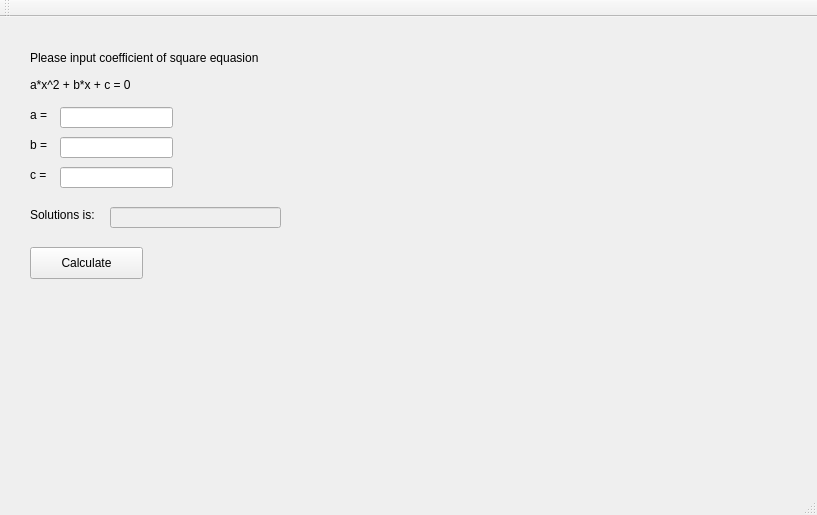
<?xml version="1.0" encoding="UTF-8"?>
<ui version="4.0">
 <class>MainWindow</class>
 <widget class="QMainWindow" name="MainWindow">
  <property name="geometry">
   <rect>
    <x>0</x>
    <y>0</y>
    <width>817</width>
    <height>515</height>
   </rect>
  </property>
  <property name="windowTitle">
   <string>MainWindow</string>
  </property>
  <widget class="QWidget" name="centralWidget">
   <widget class="QLabel" name="label">
    <property name="geometry">
     <rect>
      <x>30</x>
      <y>30</y>
      <width>271</width>
      <height>21</height>
     </rect>
    </property>
    <property name="text">
     <string>Please input coefficient of square equasion</string>
    </property>
   </widget>
   <widget class="QLabel" name="label_2">
    <property name="geometry">
     <rect>
      <x>30</x>
      <y>60</y>
      <width>121</width>
      <height>16</height>
     </rect>
    </property>
    <property name="text">
     <string>a*x^2 + b*x + c = 0</string>
    </property>
   </widget>
   <widget class="QLabel" name="label_3">
    <property name="geometry">
     <rect>
      <x>30</x>
      <y>90</y>
      <width>31</width>
      <height>16</height>
     </rect>
    </property>
    <property name="text">
     <string>a =</string>
    </property>
   </widget>
   <widget class="QLabel" name="label_4">
    <property name="geometry">
     <rect>
      <x>30</x>
      <y>120</y>
      <width>31</width>
      <height>16</height>
     </rect>
    </property>
    <property name="text">
     <string>b =</string>
    </property>
   </widget>
   <widget class="QLabel" name="label_5">
    <property name="geometry">
     <rect>
      <x>30</x>
      <y>150</y>
      <width>31</width>
      <height>16</height>
     </rect>
    </property>
    <property name="text">
     <string>c =</string>
    </property>
   </widget>
   <widget class="QLineEdit" name="input_a">
    <property name="geometry">
     <rect>
      <x>60</x>
      <y>90</y>
      <width>113</width>
      <height>21</height>
     </rect>
    </property>
   </widget>
   <widget class="QLineEdit" name="input_b">
    <property name="geometry">
     <rect>
      <x>60</x>
      <y>120</y>
      <width>113</width>
      <height>21</height>
     </rect>
    </property>
   </widget>
   <widget class="QLineEdit" name="input_c">
    <property name="geometry">
     <rect>
      <x>60</x>
      <y>150</y>
      <width>113</width>
      <height>21</height>
     </rect>
    </property>
   </widget>
   <widget class="QLabel" name="label_7">
    <property name="geometry">
     <rect>
      <x>30</x>
      <y>190</y>
      <width>81</width>
      <height>16</height>
     </rect>
    </property>
    <property name="text">
     <string>Solutions is:</string>
    </property>
   </widget>
   <widget class="QLineEdit" name="solutions">
    <property name="enabled">
     <bool>false</bool>
    </property>
    <property name="geometry">
     <rect>
      <x>110</x>
      <y>190</y>
      <width>171</width>
      <height>21</height>
     </rect>
    </property>
   </widget>
   <widget class="QPushButton" name="calculateButton">
    <property name="geometry">
     <rect>
      <x>30</x>
      <y>230</y>
      <width>113</width>
      <height>32</height>
     </rect>
    </property>
    <property name="text">
     <string>Calculate</string>
    </property>
   </widget>
  </widget>
  <widget class="QMenuBar" name="menuBar">
   <property name="geometry">
    <rect>
     <x>0</x>
     <y>0</y>
     <width>817</width>
     <height>22</height>
    </rect>
   </property>
  </widget>
  <widget class="QToolBar" name="mainToolBar">
   <attribute name="toolBarArea">
    <enum>TopToolBarArea</enum>
   </attribute>
   <attribute name="toolBarBreak">
    <bool>false</bool>
   </attribute>
  </widget>
  <widget class="QStatusBar" name="statusBar"/>
 </widget>
 <layoutdefault spacing="6" margin="11"/>
 <resources/>
 <connections/>
</ui>
